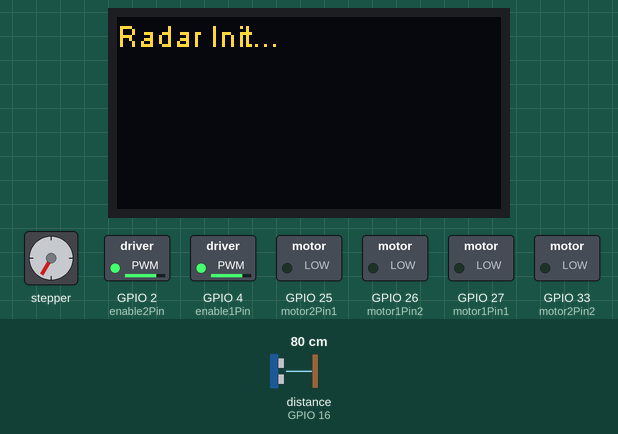
Simulated run of this sketch. Board: ESP32. Parts: 128×64 one-colour display, stepper motor, switched loads named in the sketch (green lamp = pin HIGH). Wiring (inferred from the names in the program): ultrasonic range finder: trigger GPIO 5; echo GPIO 16. The inputs (shaded band) are chosen by the test bench; at power-on: distance to the obstacle (sensor on GPIO 16) 80 cm. The echo pulse lasts 58.3 µs per cm; the OLED is the two-colour kind (top 16 rows yellow); stepper angles assume 2048 steps per turn; pins used as bus, display or sensor lines are not drawn.

Above: at 2.6 s.
At 5.6 s:
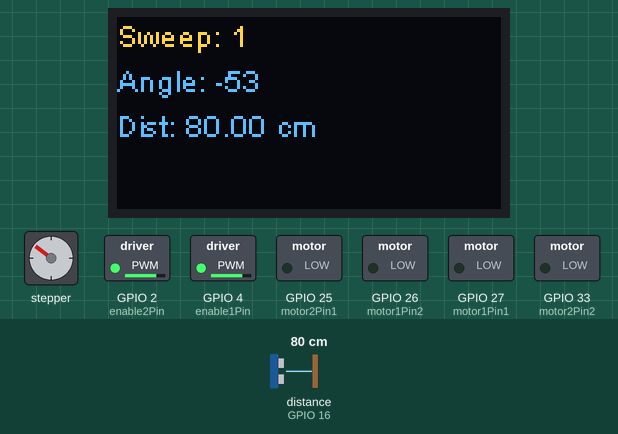
5.7 s: distance to the obstacle (sensor on GPIO 16) set to 2 cm
At 8.04 s:
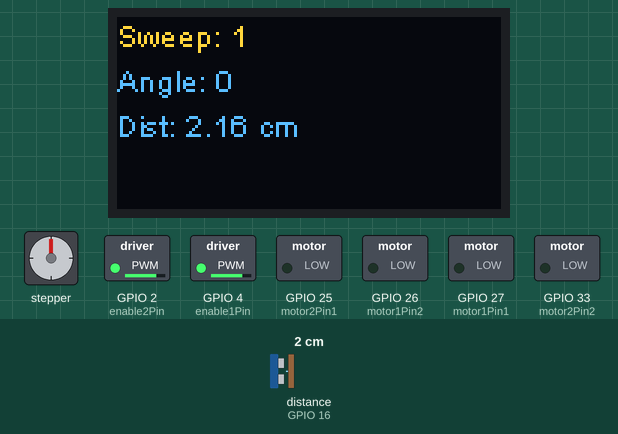
8.5 s: distance to the obstacle (sensor on GPIO 16) set to 4 cm
At 9.01 s:
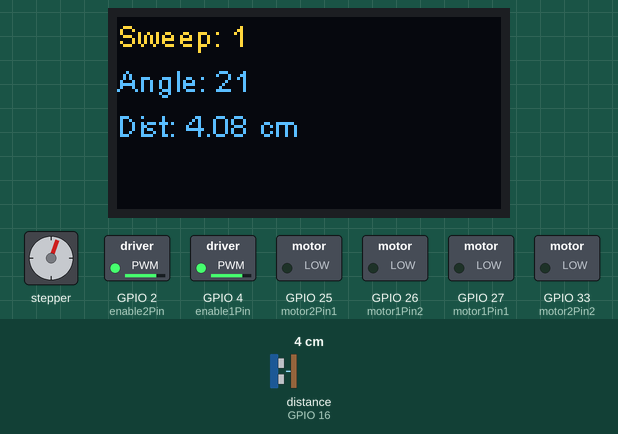
11.3 s: distance to the obstacle (sensor on GPIO 16) set to 9 cm
At 22.86 s:
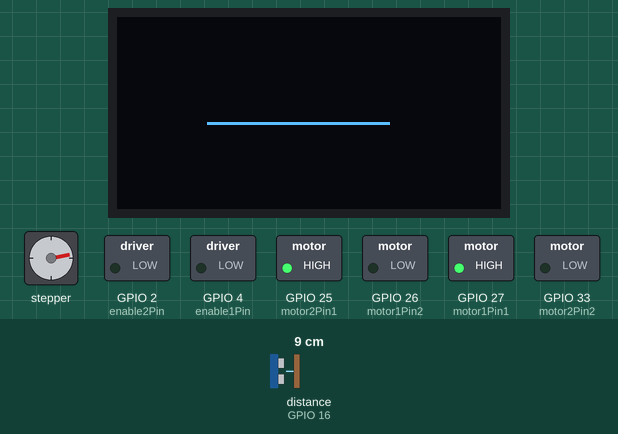
Timing chart, 0 to 23.1 s (numbered marks = the images above; inputs shaded):
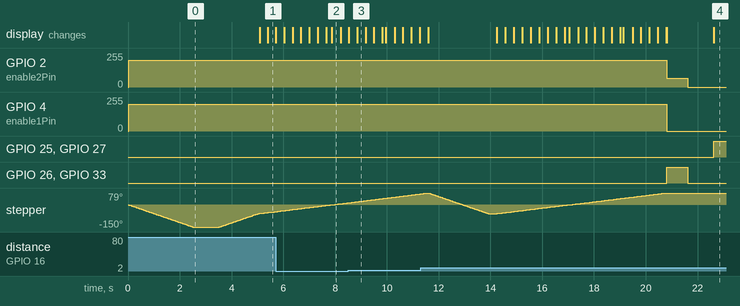

The sketch:

DistanceSensing.ino
```cpp
#include <ESP32Servo.h>
#include <math.h>
#define SERVO1 23
#define TRIG 5
#define ECHO 16
#define CX 60
#define CY 25
#define MOUTH_RAD 32
#define MOUTH_Y_BASE 48
#define COLOR 1
#include <SSD1306Wire.h>
SSD1306Wire lcd(0x3c, SDA, SCL);

// --- STEPPER MOTOR SETUP ---
#define IN1 15
#define IN2 13
#define IN3 12
#define IN4 14

#include <Stepper.h>
const int STEPS_PER_REV = 2048;

Stepper stepper(STEPS_PER_REV, IN1, IN3, IN2, IN4);

int servoMin = -60;
int servoMax = 80;
int bestAngle = 0;

int currentSteps = 0;

int motor1Pin1 = 27;
int motor1Pin2 = 26;
int enable1Pin = 4;

int motor2Pin1 = 25;
int motor2Pin2 = 33;
int enable2Pin = 2;

const int freq = 30000;
const int pwmChannel1 = 0;
const int resolution = 10;
int dutyCycle1 = 800;

const int pwmChannel2 = 1;
int dutyCycle2 = 800;

int degreeToSteps(int deg) {
  return (deg * STEPS_PER_REV) / 360;
}

void moveToPhysicalAngle(int deg) {
  int targetSteps = degreeToSteps(deg);
  int delta = targetSteps - currentSteps;
  stepper.step(delta);
  currentSteps = targetSteps;
}

void setup() {
  Serial.begin(115200);

  pinMode(TRIG, OUTPUT);
  pinMode(ECHO, INPUT);
  digitalWrite(TRIG, LOW);

  stepper.setSpeed(10);

  lcd.init();
  lcd.flipScreenVertically();
  lcd.clear();
  lcd.setColor(WHITE);
  lcd.drawString(0,0,"Radar Init...");
  lcd.display();

  pinMode(motor1Pin1, OUTPUT);
  pinMode(motor1Pin2, OUTPUT);
  pinMode(enable1Pin, OUTPUT);

  pinMode(motor2Pin1, OUTPUT);
  pinMode(motor2Pin2, OUTPUT);
  pinMode(enable2Pin, OUTPUT);

  ledcSetup(pwmChannel1, freq, resolution); // Configure Channel 1
  ledcAttachPin(enable1Pin, pwmChannel1);   // Attach Pin 1 to Channel 1
  ledcWrite(pwmChannel1, dutyCycle1);      // Set speed for Motor 1

  ledcSetup(pwmChannel2, freq, resolution); // Configure Channel 2
  ledcAttachPin(enable2Pin, pwmChannel2);   // Attach Pin 2 to Channel 2
  ledcWrite(pwmChannel2, dutyCycle2);

  // --- FIXED: Always start at physical -90° ---
  moveToAngle(servoMin);

  delay(1000);
}

void faceResponse(float distance) {
  lcd.clear();
  if(distance > 12){
    int prev_x = -MOUTH_RAD;
    int prev_y = 0;
    for (int x = -MOUTH_RAD; x <= MOUTH_RAD; x += 2) {
      int y_offset = (int)sqrt(pow(MOUTH_RAD, 2) - pow(x, 2));
      int current_screen_x = CX + x;
      int current_screen_y = (CY + 2) + y_offset * 0.7;

      if (x == -MOUTH_RAD) {
          prev_x = current_screen_x;
          prev_y = current_screen_y;
      }
      lcd.drawLine(prev_x, prev_y, current_screen_x, current_screen_y);
      prev_x = current_screen_x;
      prev_y = current_screen_y;
    }
  } else if(distance > 8){
    lcd.drawLine(CX-30,CY+10,CX+30,CY+10);
  } else {
    int prev_x = -MOUTH_RAD;
    int prev_y = MOUTH_Y_BASE;
    for (int x = -MOUTH_RAD; x <= MOUTH_RAD; x += 2) {
      int arch_height = (int)sqrt(pow(MOUTH_RAD, 2) - pow(x, 2));
      arch_height = arch_height * 0.6;
      int current_screen_x = CX + x;
      int current_screen_y = MOUTH_Y_BASE - arch_height;
      if (x == -MOUTH_RAD) {
          prev_x = current_screen_x;
          prev_y = current_screen_y;
      }
      lcd.drawLine(prev_x, prev_y, current_screen_x, current_screen_y);
      prev_x = current_screen_x;
      prev_y = current_screen_y;
    }

  }
  lcd.display();
}

void turn(int bestAngle) {
  int centerAngle = (servoMin + servoMax) / 2;
  int error = bestAngle - centerAngle;

  // Control constants
  int baseSpeed = 180;  // Base reverse speed (0-255)
  int Kp = 4;           // Proportional Gain: Higher = sharper turns

  int turnAdjustment = error * Kp;

  int leftSpeed = baseSpeed + turnAdjustment;
  int rightSpeed = baseSpeed - turnAdjustment;

  leftSpeed = constrain(leftSpeed, 0, 255);
  rightSpeed = constrain(rightSpeed, 0, 255);

  digitalWrite(motor1Pin1, LOW);
  digitalWrite(motor1Pin2, HIGH);
  digitalWrite(motor2Pin1, LOW);
  digitalWrite(motor2Pin2, HIGH);

  ledcWrite(pwmChannel1, leftSpeed);
  ledcWrite(pwmChannel2, rightSpeed);

  delay(800);

  ledcWrite(pwmChannel1, 0);
  ledcWrite(pwmChannel2, 0);
  digitalWrite(motor1Pin1, LOW);
  digitalWrite(motor1Pin2, LOW);
  digitalWrite(motor2Pin1, LOW);
  digitalWrite(motor2Pin2, LOW);
}

void driveForward(int time) {
  digitalWrite(motor1Pin1, HIGH);
  digitalWrite(motor1Pin2, LOW);
  digitalWrite(motor2Pin1, HIGH);
  digitalWrite(motor2Pin2, LOW);
  delay(time);
  digitalWrite(motor1Pin1, LOW);
  digitalWrite(motor1Pin2, LOW);
  digitalWrite(motor2Pin1, LOW);
  digitalWrite(motor2Pin2, LOW);
}

void driveReverse(int time){
  digitalWrite(motor1Pin1, LOW);
  digitalWrite(motor1Pin2, HIGH);
  digitalWrite(motor2Pin1, LOW);
  digitalWrite(motor2Pin2, HIGH);
  delay(time);
  digitalWrite(motor1Pin1, LOW);
  digitalWrite(motor1Pin2, LOW);
  digitalWrite(motor2Pin1, LOW);
  digitalWrite(motor2Pin2, LOW);
}


float readDistance() {
  digitalWrite(TRIG, LOW);
  delayMicroseconds(2);
  digitalWrite(TRIG, HIGH);
  delayMicroseconds(10);
  digitalWrite(TRIG, LOW);

  unsigned long timeout = micros() + 26233L;
  while ((digitalRead(ECHO) == LOW) && (micros() < timeout));
  unsigned long start_time = micros();
  timeout = start_time + 26233L;
  while ((digitalRead(ECHO) == HIGH) && (micros() < timeout));
  unsigned long lapse = micros() - start_time;

  return lapse * 0.01716f;
}


void move() {
  for(int i = 0; i < 4; i++){
    float d = readDistance();
    faceResponse(d);
    if(d < 8){
      driveReverse(1000);
      break;
    } else if (d < 14) {
      driveForward(1000);
      break;
    } else {
      driveForward(1000);
    }
    delay(15);
  }
}

int moveToAngle(int deg) {
  // deg = logical 0–180
  // logical 0 = physical -90
  int physicalAngle = deg - 90;
  moveToPhysicalAngle(physicalAngle);
  return physicalAngle;
}

void scan() {
  float bestDistance = 0;
  bestAngle = servoMin;

  for (int sweep = 0; sweep < 2; sweep++) {

    // FIXED: Reset before sweep 2 → go back to physical -90°
    if (sweep == 1) {
      moveToPhysicalAngle(servoMin);
      delay(300);
    }

    for (int degree = servoMin; degree <= servoMax; degree++) {
      moveToPhysicalAngle(degree);

      float d = readDistance();

      if (d > bestDistance) {
        bestDistance = d;
        bestAngle = degree;
      }

      lcd.clear();
      lcd.drawString(0,0,"Sweep: " + String(sweep+1));
      lcd.drawString(0,15,"Angle: " + String(degree));
      lcd.drawString(0,30,"Dist: " + String(d) + " cm");
      lcd.display();

      delay(15);
    }
  }

  lcd.clear();
  lcd.drawString(0,0,"BEST RESULT");
  lcd.drawString(0,15,"Angle: " + String(bestAngle));
  lcd.drawString(0,30,"Dist: " + String(bestDistance) + " cm");
  lcd.display();
}

void loop() {
  scan();
  turn(bestAngle);
  delay(1000);
  move();
  delay(1000);
}
```

Measured:
- after the input at 11.3 s, GPIO 25 (motor2Pin1), GPIO 27 (motor1Pin1): LOW → HIGH after 11.3 s
